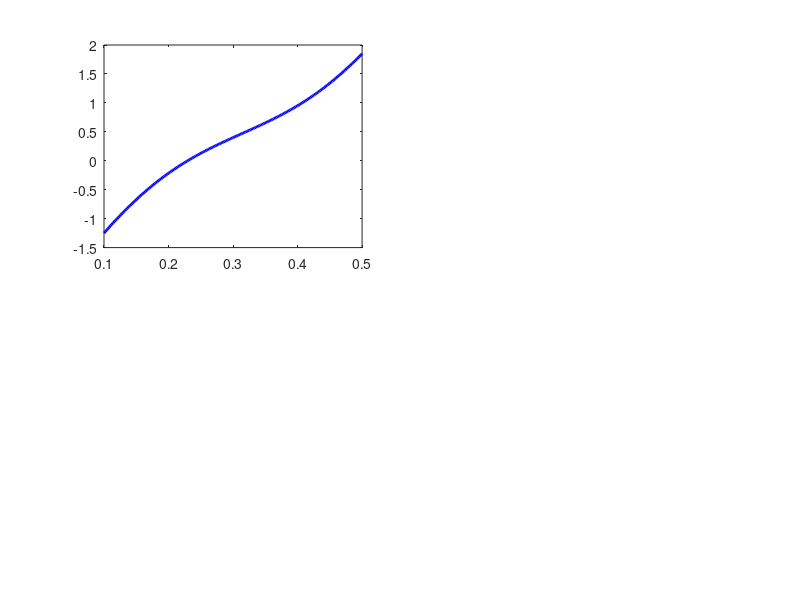

Write MATLAB code to recreate this figure. (Note: this script raises an error after producing the figure.)
clear; clc; close all;

%% (a) Fake Melnikov curve (demo style)
mu = linspace(0.1,0.5,200);
Ms = (mu-0.267).*10 + 0.5*sin(10*mu);

subplot(2,2,1)
plot(mu,Ms,'b','LineWidth',2); hold on;
xline(0.267,'r--','LineWidth',2);
xlabel('\mu'); ylabel('M_{simp}');
title('(a) Melnikov Function');
grid on;

%% (b) Fake bifurcation diagram
subplot(2,2,2)
mu2 = linspace(0.1,0.5,200);
amp = sqrt(abs(mu2-0.283))*3;
plot(mu2,amp,'k','LineWidth',2); hold on;
xline(0.283,'r--','LineWidth',2);
xlabel('\mu'); ylabel('Amplitude');
title('(b) MATCONT Reference');
grid on;

%% (c) Phase portrait (limit cycle demo)
subplot(2,2,3)
t = linspace(0,20,500);
x = cos(t).*exp(-0.02*t);
y = sin(t).*exp(-0.02*t);
plot(x,y,'m','LineWidth',2);
xlabel('x'); ylabel('y');
title('(c) Phase Portrait');
axis equal; grid on;

%% (d) Time comparison bar
subplot(2,2,4)
bar([0.40 187.5])
set(gca,'XTickLabel',{'Proposed','MATCONT'})
ylabel('Time (s)')
title('(d) Computational Time')
grid on;

%% Save as PDF
set(gcf,'Position',[100 100 900 700]);
exportgraphics(gcf,'glycolysis_combined.pdf','ContentType','vector');

disp('glycolysis_combined.pdf created successfully!');
